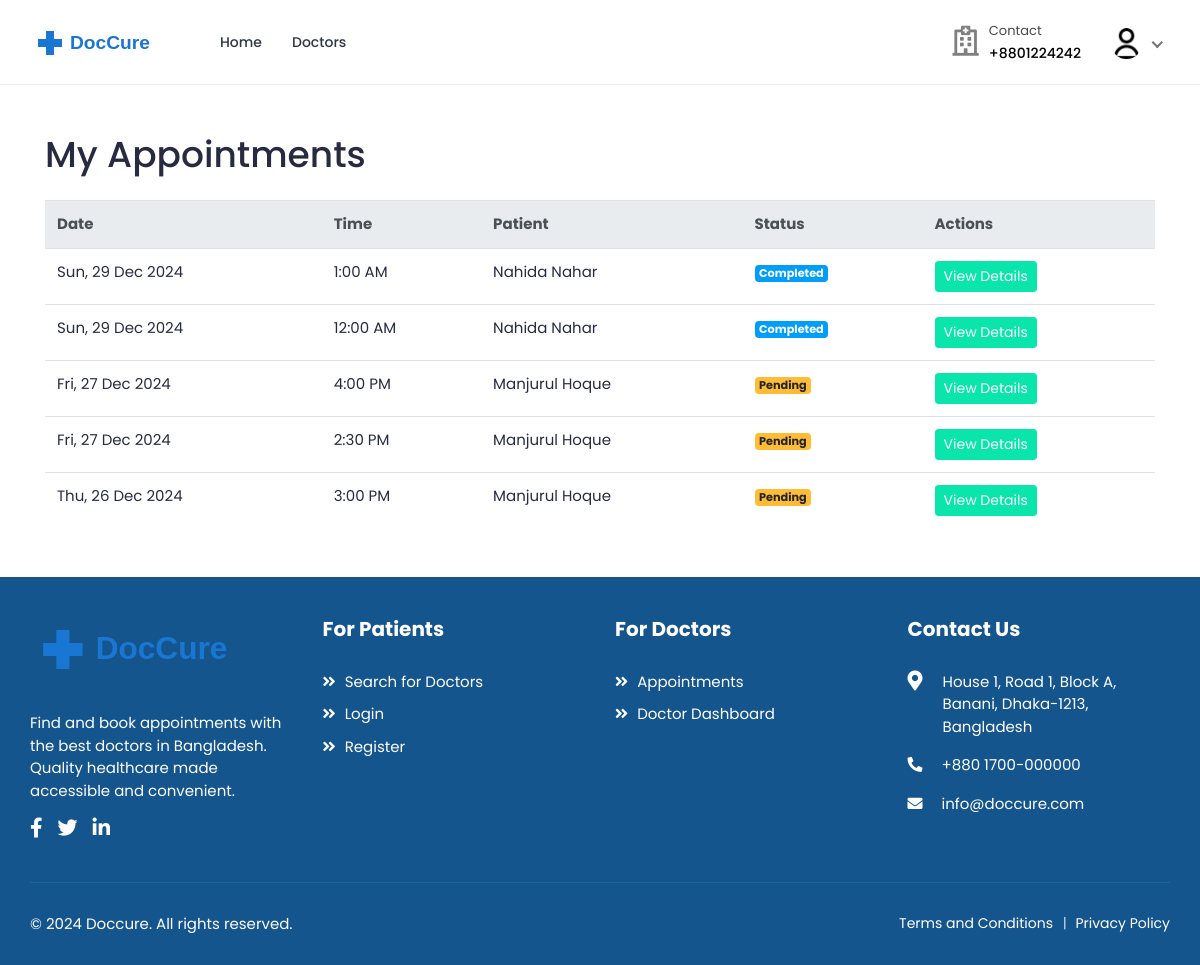
The app's page /bookings/list/ (signed in) with its own data.
### accounts/models.py (models this page shows, shortened)
class User(AbstractUser):
    class RoleChoices(models.TextChoices):
        DOCTOR = "doctor", "Doctor"
        PATIENT = "patient", "Patient"
    username = models.CharField(max_length=30, unique=True)
    role = models.CharField(
        choices=RoleChoices.choices,
        max_length=20,
        default="patient",
        error_messages={"required": "Role must be provided"},
    )
    email = models.EmailField(
        blank=True,
        error_messages={
            "unique": "A user with that email already exists.",
        },
    )
    first_name = models.CharField(max_length=150, blank=True)
    last_name = models.CharField(max_length=150, blank=True)
    registration_number = models.IntegerField(null=True, blank=True)
    USERNAME_FIELD = "username"
    REQUIRED_FIELDS = []
    objects = CustomUserManager()
    def get_full_name(self):
        full_name = "%s %s" % (self.first_name, self.last_name)
        return full_name.strip() or self.username

class Profile(models.Model):
    user = models.OneToOneField(
        User, on_delete=models.CASCADE, related_name="profile"
    )
    avatar = models.ImageField(
        default="defaults/user.png", upload_to=profile_photo_directory_path
    )
    phone = models.CharField(max_length=20, blank=True, null=True)
    dob = models.DateField(blank=True, null=True)
    about = models.TextField(blank=True, null=True)
    specialization = models.CharField(max_length=255, blank=True, null=True)
    gender = models.CharField(
        max_length=10,
        choices=[("male", "Male"), ("female", "Female"), ("other", "Other")],
        blank=True,
    )
    address = models.TextField(blank=True, null=True)
    city = models.CharField(max_length=100, blank=True)
    state = models.CharField(max_length=100, blank=True)
    postal_code = models.CharField(max_length=20, blank=True)
    country = models.CharField(max_length=100, blank=True)
    price_per_consultation = models.DecimalField(
        max_digits=10, decimal_places=2, null=True, blank=True
    )
    is_available = models.BooleanField(default=True)
    blood_group = models.CharField(
        max_length=5,
        choices=[
            ("A+", "A+"),
            ("A-", "A-"),
            ("B+", "B+"),
            ("B-", "B-"),
            ("O+", "O+"),
            ("O-", "O-"),
            ("AB+", "AB+"),
            ("AB-", "AB-"),
        ],
        blank=True,
        null=True,
    )
    allergies = models.TextField(blank=True, null=True)
    medical_conditions = models.TextField(blank=True, null=True)
    @property
    def image(self):
        return (
            self.avatar.url
            if self.avatar.storage.exists(self.avatar.name)
            else "{}defaults/user.png".format(settings.MEDIA_URL)
        )

### bookings/models.py (models this page shows, shortened)
class Booking(models.Model):
    doctor = models.ForeignKey(
        settings.AUTH_USER_MODEL,
        on_delete=models.CASCADE,
        related_name="appointments",
        limit_choices_to={"role": "doctor"},
    )
    patient = models.ForeignKey(
        settings.AUTH_USER_MODEL,
        on_delete=models.CASCADE,
        related_name="patient_appointments",
        limit_choices_to={"role": "patient"},
    )
    appointment_date = models.DateField()
    appointment_time = models.TimeField()
    booking_date = models.DateTimeField(auto_now_add=True)
    status = models.CharField(
        max_length=20,
        choices=[
            ("pending", "Pending"),
            ("confirmed", "Confirmed"),
            ("completed", "Completed"),
            ("cancelled", "Cancelled"),
            ("no_show", "No Show"),
        ],
        default="pending",
    )
    class Meta:
        ordering = ["-appointment_date", "-appointment_time"]
        unique_together = ["doctor", "appointment_date", "appointment_time"]

### bookings/views.py (the view)
class BookingListView(LoginRequiredMixin, View):
    template_name = "bookings/booking-list.html"
    def get(self, request: HttpRequest, *args, **kwargs):
        if request.user.role == User.RoleChoices.DOCTOR:
            bookings = Booking.objects.filter(doctor=request.user)
        else:
            bookings = Booking.objects.filter(patient=request.user)
        bookings = bookings.select_related(
            'doctor',
            'doctor__profile',
            'patient',
            'patient__profile'
        ).order_by('-appointment_date', '-appointment_time')
        context = {
            'bookings': bookings,
        }
        return render(request, self.template_name, context)

### accounts/managers.py (called while the page is built)
    def get(self, *args, **kwargs):
        return super().select_related("profile").get(*args, **kwargs)

### templates/bookings/booking-list.html (shortened to what this page needs)
{% extends 'base.html' %}
{% load static %}
{% block content %}
<div class="container py-5">
    <div class="row">
        <div class="col-12">
            <h1 class="mb-4">My Appointments</h1>
            {% if bookings %}
                <div class="table-responsive">
                    <table class="table table-hover">
                        <thead class="thead-light">
                            <tr>
                                <th>Date</th>
                                <th>Time</th>
                                {% if user.role == 'doctor' %}
                                    <th>Patient</th>
                                {% else %}
                                    <th>Doctor</th>
                                {% endif %}
                                <th>Status</th>
                                <th>Actions</th>
                            </tr>
                        </thead>
                        <tbody>
                            {% for booking in bookings %}
                                <tr>
                                    <td>{{ booking.appointment_date|date:"D, d M Y" }}</td>
                                    <td>{{ booking.appointment_time|time:"g:i A" }}</td>
                                    {% if user.role == 'doctor' %}
                                        <td>{{ booking.patient.get_full_name }}</td>
                                    {% else %}
                                        <td>Dr. {{ booking.doctor.get_full_name }}</td>
                                    {% endif %}
                                    <td>
                                        <span class="badge {% if booking.status == 'confirmed' %}badge-success
                                                          {% elif booking.status == 'pending' %}badge-warning
                                                          {% elif booking.status == 'completed' %}badge-info
                                                          {% elif booking.status == 'cancelled' %}badge-danger
                                                          {% else %}badge-secondary{% endif %}">
                                            {{ booking.status|title }}
                                        </span>
                                    </td>
                                    <td>
                                        <a href="{% url 'bookings:booking-invoice' booking.id %}" class="btn btn-sm btn-primary">
                                            View Details
                                        </a>
                                    </td>
                                </tr>
                            {% endfor %}
                        </tbody>
                    </table>
                </div>
            {% else %}
                <div class="alert alert-info">
                    You don't have any appointments yet.
                </div>
            {% endif %}
        </div>
    </div>
</div>
{% endblock %}

### templates/includes/navbar.html (shortened to what this page needs)
{% load static %}
<header class="header">
    <nav class="navbar navbar-expand-lg header-nav">
        <div class="navbar-header">
            <a href="{% url 'core:home' %}" class="navbar-brand logo">
                <img src="{% static 'assets/img/logo2.svg' %}" class="img-fluid" alt="Logo">
            </a>
        </div>
        <div class="main-menu-wrapper">
            <ul class="main-nav">
                <li {% if request.path == '/' %}class="active"{% endif %}>
                    <a href="{% url 'core:home' %}">Home</a>
                </li>
                <li class="has-submenu{% if request.path == '/doctors/' %} active {% endif %}">
                    <a href="{% url 'doctors:list' %}">Doctors</a>
                </li>
            </ul>
        </div>
        <ul class="nav header-navbar-rht">
            <li class="nav-item contact-item">
                <div class="header-contact-img">
                    <i class="far fa-hospital"></i>
                </div>
                <div class="header-contact-detail">
                    <p class="contact-header">Contact</p>
                    <p class="contact-info-header"> +8801224242</p>
                </div>
            </li>
            {% if not user.is_authenticated %}
                <li class="nav-item">
                    <a class="nav-link header-login" href="{% url 'accounts:login' %}">Login / Signup </a>
                </li>
            {% else %}
                <li class="nav-item dropdown has-arrow logged-item">
                    <a href="#" class="dropdown-toggle nav-link" data-toggle="dropdown">
                        <span class="user-img">
                            <img class="rounded-circle" src="{{ user.profile.image }}" width="31" alt="{{ user.username }}">
                        </span>
                    </a>
                </li>
            {% endif %}
        </ul>
    </nav>
</header>

### records on screen
User: profile.image (placeholder picture)
Booking: appointment_date "Sun, 29 Dec 2024", appointment_time "1:00 AM", patient.get_full_name "Nahida Nahar", status "Completed"
Booking: appointment_date "Sun, 29 Dec 2024", appointment_time "12:00 AM", patient.get_full_name "Nahida Nahar", status "Completed"
Booking: appointment_date "Fri, 27 Dec 2024", appointment_time "4:00 PM", patient.get_full_name "Manjurul Hoque", status "Pending"
Booking: appointment_date "Fri, 27 Dec 2024", appointment_time "2:30 PM", patient.get_full_name "Manjurul Hoque", status "Pending"
Booking: appointment_date "Thu, 26 Dec 2024", appointment_time "3:00 PM", patient.get_full_name "Manjurul Hoque", status "Pending"
